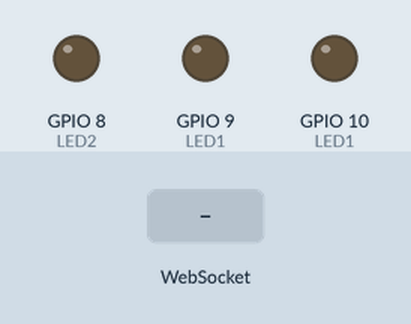
This sketch was run on a simulated ESP32-C6. Parts: output pins drawn as LEDs (lit = HIGH). The inputs (shaded band) are chosen by the test bench. WiFi joins after 1.5 s; servers stay silent unless stated; what the sketch prints to the serial monitor is not drawn.

Above: at 2.7 s.
2.8 s: WebSocket text "2" received
At 3.3 s:
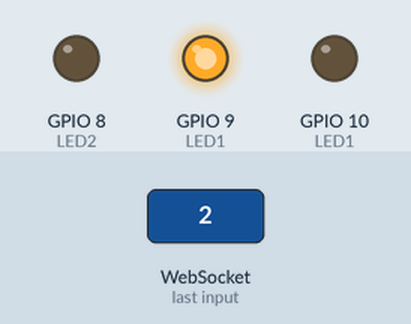
4.3 s: WebSocket text "3" received
At 5.5 s:
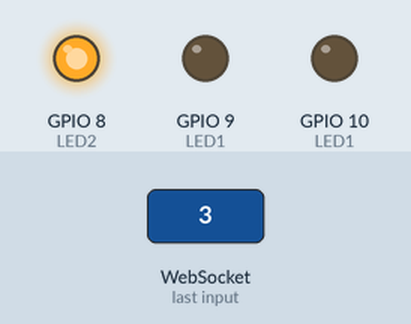
5.8 s: WebSocket text "1" received
At 6.8 s:
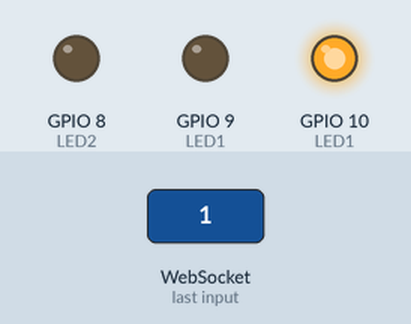
7.3 s: WebSocket text "0" received
At 7.9 s:
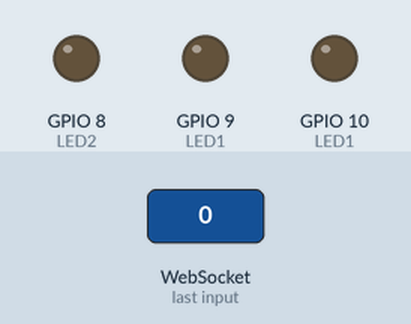
Timing chart, 0 to 9.8 s (numbered marks = the images above; inputs shaded):
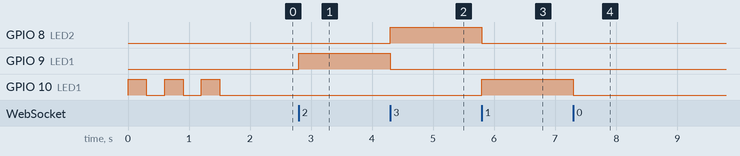

The sketch:

esp32_test.ino
```cpp
// XIAO ESP32-C6 + MPU6050 + LED, talking to the Node relay over WebSockets.
//
// Sends one CSV line per sample:  ax,ay,az,gx,gy,gz   (m/s^2 and rad/s)
// Receives "1" / "0" to turn the LED on D7 on or off.
//
// Libraries (Library Manager):
//   "WebSockets" by Markus Sattler
//   "Adafruit MPU6050" (pulls in Adafruit Unified Sensor + BusIO)

#include <WiFi.h>
#include <WebSocketsClient.h>
#include <Wire.h>

// ---- settings -------------------------------------------------------------
const char* WIFI_SSID = "gd-network-2g";
const char* WIFI_PASS = "HeheheHahaha";

const char* SERVER_HOST = "h4p-websockets.onrender.com";   // laptop running server.js
const int   SERVER_PORT = 443;
const bool USE_SSL = true;

const int LED1 = D10;
const int LED2 = D9;
const int LED3 = D8;
const int PHOTORESISTOR = A0;
const unsigned long SEND_INTERVAL_MS = 50;    // 20 samples per second
// ---------------------------------------------------------------------------

WebSocketsClient ws;
unsigned long lastSend = 0;

void onWsEvent(WStype_t type, uint8_t* payload, size_t length) {
  switch (type) {
    case WStype_CONNECTED:
      Serial.println("ws connected");
      break;
    case WStype_DISCONNECTED:
      Serial.println("ws disconnected");
      break;
    case WStype_TEXT:
      // payload is not null-terminated, so look at the first byte only
      if (length > 0) {
        if (payload[0] == '1') {
          digitalWrite(LED1, HIGH);
          digitalWrite(LED2, LOW);
          digitalWrite(LED3, LOW);
        } else if (payload[0] == '2') {
          digitalWrite(LED1, LOW);
          digitalWrite(LED2, HIGH);
          digitalWrite(LED3, LOW);
        } else if (payload[0] == '3') {
          digitalWrite(LED1, LOW);
          digitalWrite(LED2, LOW);
          digitalWrite(LED3, HIGH);
        } else if (payload[0] == '0') {
          digitalWrite(LED1, LOW);
          digitalWrite(LED2, LOW);
          digitalWrite(LED3, LOW);
        }
      }
      break;
    default:
      break;
  }
}

void setup() {
  Serial.begin(115200);
  pinMode(LED1, OUTPUT);
  pinMode(LED2, OUTPUT);
  pinMode(LED3, OUTPUT);
  analogReadResolution(12);   // 0-4095, the default on ESP32

  // --- sensor ---
  // Wire.begin();                           // D4 = SDA, D5 = SCL
  // if (!mpu.begin()) {
  //   Serial.println("MPU6050 not found");
  //   while (true) {                        // fast blink = sensor missing
  //     digitalWrite(LED, !digitalRead(LED));
  //     delay(100);
  //   }
  // }
  // mpu.setAccelerometerRange(MPU6050_RANGE_4_G);
  // mpu.setGyroRange(MPU6050_RANGE_500_DEG);
  // mpu.setFilterBandwidth(MPU6050_BAND_21_HZ);

  // --- wifi ---
  WiFi.mode(WIFI_STA);
  WiFi.begin(WIFI_SSID, WIFI_PASS);
  Serial.print("wifi");
  while (WiFi.status() != WL_CONNECTED) {
    digitalWrite(LED1, !digitalRead(LED1));   // slow blink while connecting
    delay(300);
    Serial.print(".");
  }
  digitalWrite(LED1, LOW);
  digitalWrite(LED2, LOW);
  digitalWrite(LED3, LOW);
  Serial.print(" connected, ip ");
  Serial.println(WiFi.localIP());

  // --- websocket ---
  if (USE_SSL) {
    ws.beginSSL(SERVER_HOST, SERVER_PORT, "/");   // wss:// (Render)
  } else {
    ws.begin(SERVER_HOST, SERVER_PORT, "/");      // ws://  (local)
  }
  ws.onEvent(onWsEvent);
  ws.setReconnectInterval(2000);          // retry every 2 s if the server drops
}

void loop() {
  ws.loop();                               // keeps the connection alive, must run often

  // if (ws.isConnected() && millis() - lastSend >= SEND_INTERVAL_MS) {
  //   lastSend = millis();

    // sensors_event_t a, g, temp;
    // mpu.getEvent(&a, &g, &temp);

    // char line[96];
    // snprintf(line, sizeof(line), "%.2f,%.2f,%.2f,%.2f,%.2f,%.2f",
    //          a.acceleration.x, a.acceleration.y, a.acceleration.z,
    //          g.gyro.x, g.gyro.y, g.gyro.z);
    // ws.sendTXT(line);
  // }

  // ---- photoresistor ----
  if (ws.isConnected() && millis() - lastSend >= SEND_INTERVAL_MS) {
    lastSend = millis();

    int light = analogRead(PHOTORESISTOR);

    char line[16];
    snprintf(line, sizeof(line), "L,%d", light);
    ws.sendTXT(line);

    Serial.println(light);   // for checking the range
  }
}
```

Measured:
- after the input at 2.8 s, GPIO 9 (LED1): LOW → HIGH at once
- after the input at 4.3 s, GPIO 8 (LED2): LOW → HIGH at once; GPIO 9 (LED1): HIGH → LOW at once
- after the input at 5.8 s, GPIO 8 (LED2): HIGH → LOW at once; GPIO 10 (LED1): LOW → HIGH at once
- after the input at 7.3 s, GPIO 10 (LED1): HIGH → LOW at once
